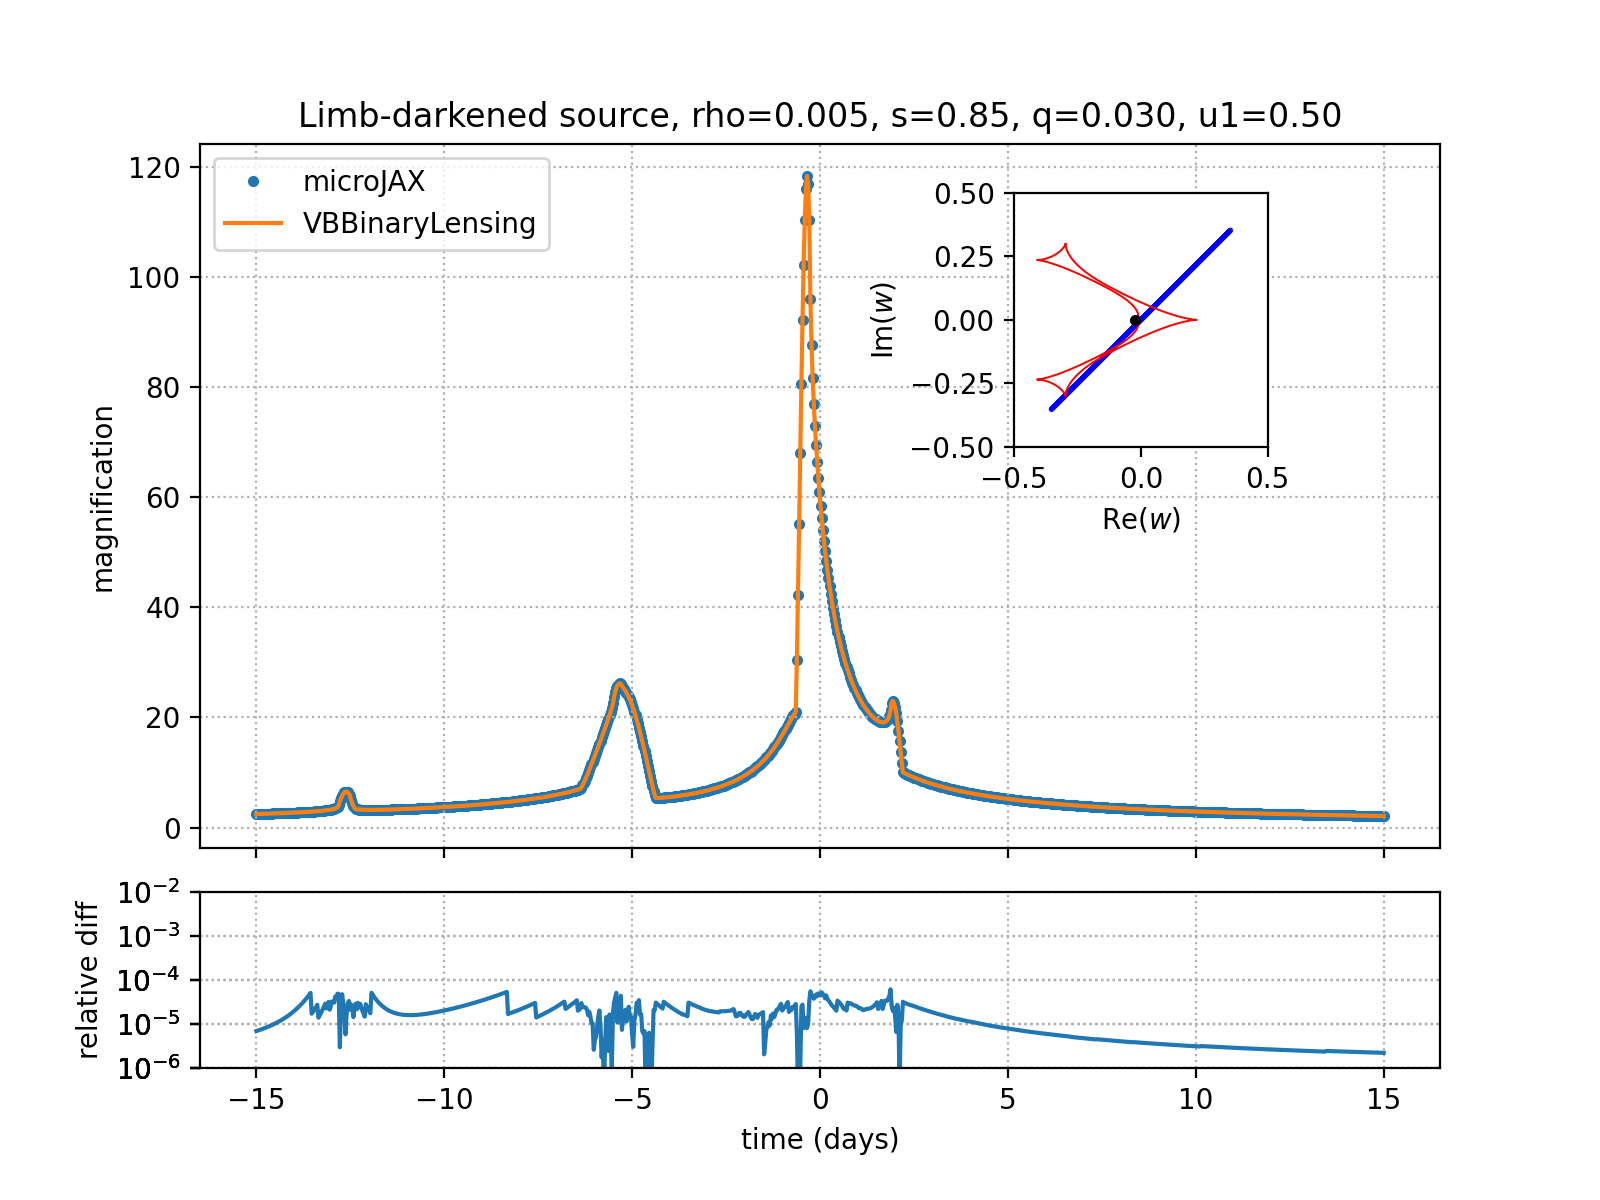

Source code (Python):
import time
import statistics
from pathlib import Path

import jax
import jax.numpy as jnp
import matplotlib as mpl
import matplotlib.pyplot as plt
import matplotlib.ticker as ticker
import VBBinaryLensing
from mpl_toolkits.axes_grid1.inset_locator import inset_axes

from microjax.inverse_ray import BinaryMagConfig, mag_binary
from microjax.multipole import _mag_hexadecapole
from microjax.point_source import _images_point_source, critical_and_caustic_curves, mag_point_source
from plot_boundary_construction import plot_boundary_construction

jax.config.update("jax_enable_x64", True)

q = 0.03
s = 0.85
alpha = jnp.deg2rad(45.0)
tE = 30.0
t0 = 0.0
u0 = 0.0
rho = 5e-3
nlenses = 2
u1 = 0.5

a = 0.5 * s
e1 = q / (1.0 + q)
_params = {"a": a, "e1": e1}
x_cm = a * (1.0 - q) / (1.0 + q)

num_points = 1000
t = jnp.linspace(-0.5 * tE, 0.5 * tE, num_points)
tau = (t - t0) / tE
y1 = -u0 * jnp.sin(alpha) + tau * jnp.cos(alpha)
y2 = u0 * jnp.cos(alpha) + tau * jnp.sin(alpha)
w_points = (y1 + 1j * y2).astype(jnp.complex128)

n_limb = 500
benchmark_repeats = 7

_vbbl_solver = VBBinaryLensing.VBBinaryLensing()
accuracy = 1e-4
_vbbl_solver.RelTol = accuracy
_vbbl_solver.Tol = accuracy
_vbbl_solver.a1 = u1


def mag_vbbl_(w0, rho):
    # Configure solver tolerances and limb darkening for each evaluation.
    return _vbbl_solver.BinaryMag2(s, q, float(w0.real), float(w0.imag), float(rho))


def mag_vbbl(w0):
    return jnp.array([mag_vbbl_(w, rho) for w in w0])


config = BinaryMagConfig(n_limb=n_limb)

# ---- Warmup (JIT compile) ----
_ = mag_binary(
    w_points,
    rho,
    config=config,
    s=s,
    q=q,
    u1=u1,
).block_until_ready()
_ = mag_point_source(w_points, s=s, q=q).block_until_ready()
z, z_mask = _images_point_source(w_points - x_cm, nlenses=nlenses, **_params)
_, _ = _mag_hexadecapole(z, z_mask, rho, nlenses=nlenses, u1=u1, **_params)

print("number of data points: %d" % (num_points))
start = time.time()
mags_poi = mag_point_source(w_points, s=s, q=q)
mags_poi.block_until_ready()
end = time.time()
print(
    "computation time: %.3f sec (%.3f ms per point) for point-source in microJAX"
    % (end - start, 1000 * (end - start) / num_points)
)

start = time.time()
z, z_mask = _images_point_source(w_points - x_cm, nlenses=nlenses, **_params)
mu_multi, delta_mu_multi = _mag_hexadecapole(z, z_mask, rho, nlenses=nlenses, u1=u1, **_params)
mu_multi.block_until_ready()
end = time.time()
print(
    "computation time: %.3f sec (%.3f ms per point) for hexadecapole in microJAX"
    % (end - start, 1000 * (end - start) / num_points)
)

start = time.time()
mag_VB = mag_vbbl(w_points)
mag_VB.block_until_ready()
end = time.time()
print(
    "computation time: %.3f sec (%.3f ms per point) with VBBinaryLensing"
    % (end - start, 1000 * (end - start) / num_points)
)

boundary_samples = []
for _ in range(benchmark_repeats):
    start = time.perf_counter()
    mag_jax = mag_binary(
        w_points,
        rho,
        config=config,
        s=s,
        q=q,
        u1=u1,
    ).block_until_ready()
    boundary_samples.append(time.perf_counter() - start)
boundary_seconds = statistics.median(boundary_samples)
nonfinite = int(jnp.sum(~jnp.isfinite(mag_jax)))
if nonfinite:
    raise RuntimeError(f"microJAX returned {nonfinite} non-finite magnifications")
print(
    "computation time: %.3f sec (%.3f ms per point), median of %d, "
    "with microJAX mag_binary, n_limb=%d"
    % (boundary_seconds, 1000 * boundary_seconds / num_points, benchmark_repeats, n_limb)
)
relative_difference = jnp.abs(mag_jax - mag_VB) / mag_VB
max_residual_index = int(jnp.nanargmax(relative_difference))
print(
    "relative difference vs VBBinaryLensing: median=%.3e, p95=%.3e, max=%.3e"
    % (
        jnp.median(relative_difference),
        jnp.quantile(relative_difference, 0.95),
        jnp.max(relative_difference),
    )
)
plot_boundary_construction(
    w_points[max_residual_index],
    rho,
    s=s,
    q=q,
    n_limb=n_limb,
    time_value=float(t[max_residual_index]),
    relative_residual=float(relative_difference[max_residual_index]),
    limb_darkening=u1,
    output_path=Path("example/compare-binary-vbbl/compare_binary_limb_dark_max_residual_icrs.png"),
)
critical_curves, caustic_curves = critical_and_caustic_curves(nlenses=2, npts=100, s=s, q=q)

fig, ax_ = plt.subplots(2, 1, figsize=(8, 6), sharex=True, gridspec_kw=dict(hspace=0.1, height_ratios=[4, 1]))
ax = ax_[0]
ax1 = ax_[1]
ax_in = inset_axes(ax, width="60%", height="60%", bbox_transform=ax.transAxes, bbox_to_anchor=(0.35, 0.35, 0.6, 0.6))
ax_in.set_aspect(1)
ax_in.set(xlabel=r"$\mathrm{Re}(w)$", ylabel=r"$\mathrm{Im}(w)$")
for cc in caustic_curves:
    ax_in.plot(cc.real, cc.imag, color="red", lw=0.7)
circles = [
    plt.Circle((xi, yi), radius=rho, fill=False, facecolor=None, ec="blue", zorder=2)
    for xi, yi in zip(w_points.real, w_points.imag)
]
c = mpl.collections.PatchCollection(circles, match_original=True, alpha=0.5)
ax_in.add_collection(c)
ax_in.set_aspect(1)
ax_in.set(xlim=(-0.5, 0.5), ylim=(-0.5, 0.5))
ax_in.plot(-q / (1 + q) * s, 0, ".", c="k")
ax_in.plot((1.0) / (1 + q) * s, 0, ".", c="k")

ax.plot(t, mag_jax, ".", label="microJAX", zorder=1)
ax.plot(t, mag_VB, "-", label="VBBinaryLensing", zorder=2)
ylim = ax.get_ylim()
ax.set_title("Limb-darkened source, rho=%.3f, s=%.2f, q=%.3f, u1=%.2f" % (rho, s, q, u1))
ax.grid(ls=":")
ax.set_ylabel("magnification")
# ax.plot(t, mags_poi, "--", label="point_source", zorder=-1, color="gray")
# ax.plot(t, mu_multi, ":", label="hexadecapole", zorder=-2, color="orange")
ax.set_ylim(ylim[0], ylim[1])
ax1.plot(t, relative_difference, "-", ms=1)
ax1.grid(ls=":")
ax1.set_yticks(10 ** jnp.arange(-4, -2, 1))
ax1.set_ylabel("relative diff")
ax1.set_yscale("log")
ax1.yaxis.set_major_locator(ticker.LogLocator(base=10.0, subs=[1.0, 10**-2, 10**-4, 10**-6], numticks=10))
ax1.set_ylim(1e-6, 1e-2)
ax.legend(loc="upper left")
ax1.set_xlabel("time (days)")
fig.savefig("example/compare-binary-vbbl/compare_binary_limb_dark.png", dpi=200)
print("output: example/compare-binary-vbbl/compare_binary_limb_dark.png")
plt.close()
